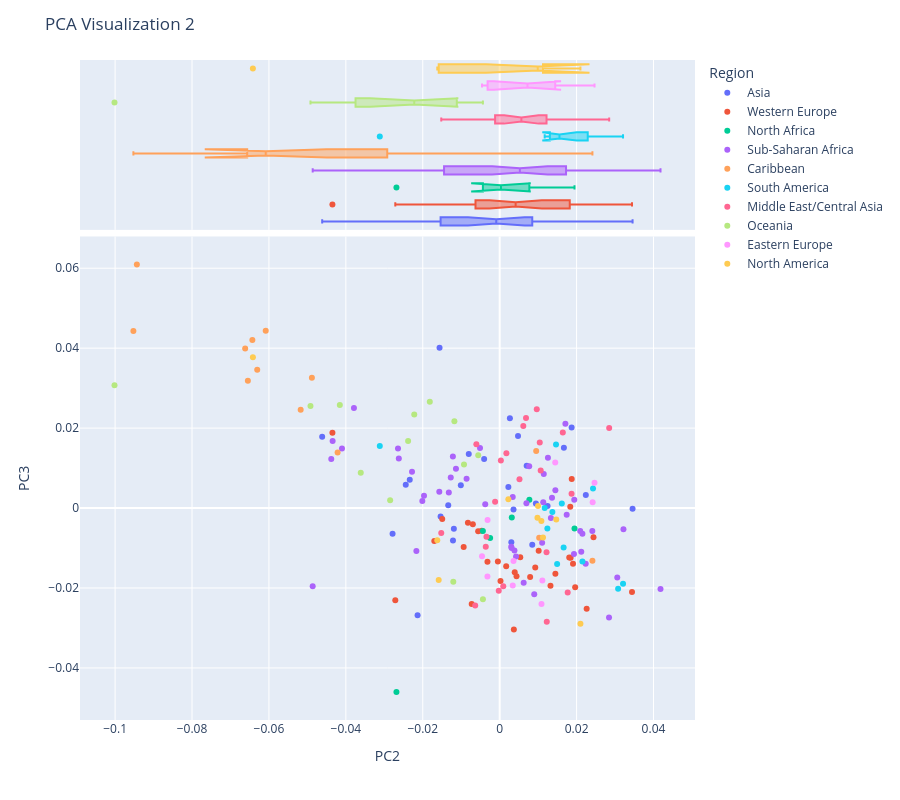
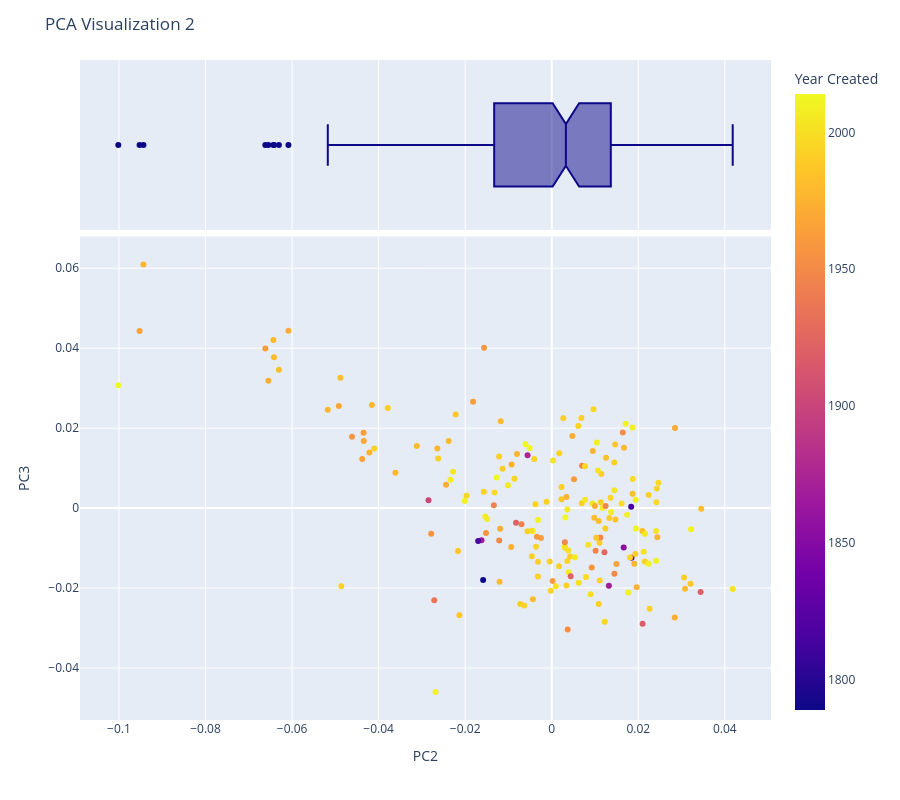
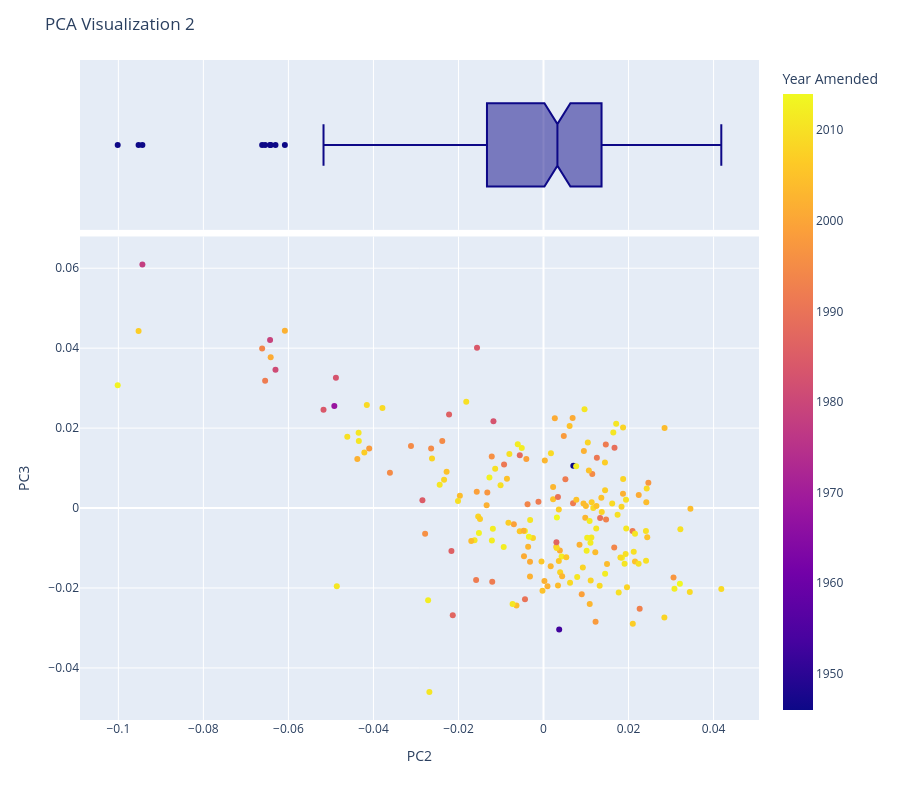
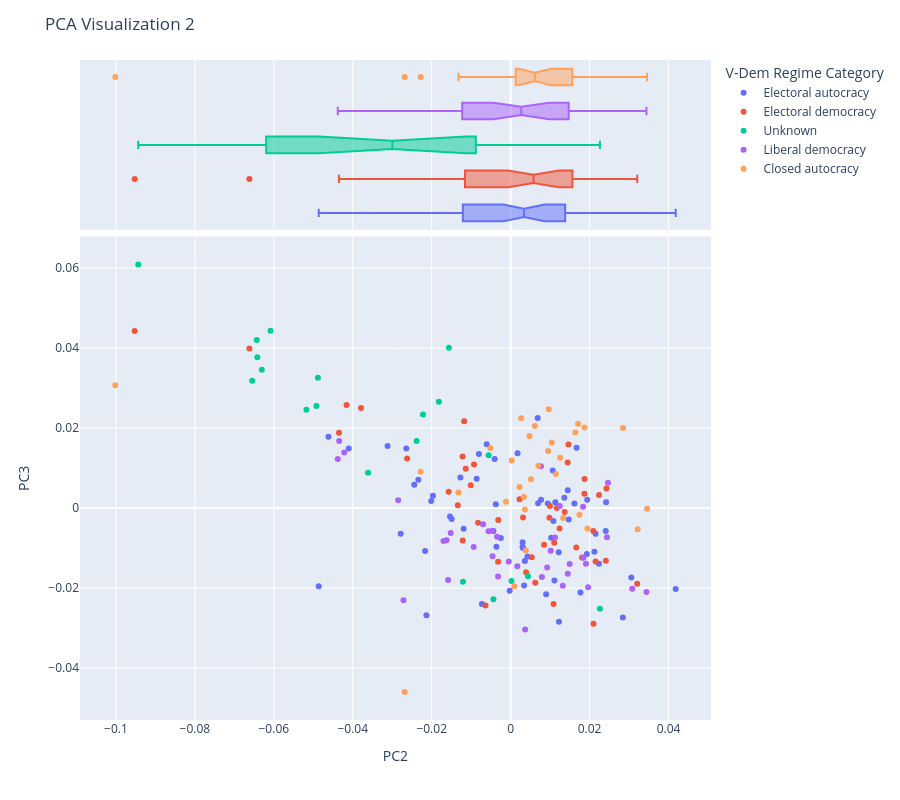

Write notebook code for charts like these, in order.
### Code cell
# Visualization 2: country_id plots in the PC2 and PC3 space with region, years, and V-Dem categories.
VIS_PC23_DOC_REGION = vis_pcs(PCA_COUNTRY, 2, 3, 'region_compressed')
VIS_PC23_DOC_REGION.update_layout(title='PCA Visualization 2')
VIS_PC23_DOC_YEAR_CREATED = vis_pcs(PCA_COUNTRY, 2, 3, 'year_created')
VIS_PC23_DOC_YEAR_CREATED.update_layout(title='PCA Visualization 2')
VIS_PC23_DOC_YEAR = vis_pcs(PCA_COUNTRY, 2, 3, 'year_amended')
VIS_PC23_DOC_YEAR.update_layout(title='PCA Visualization 2')
VIS_PC23_DOC_V2X_REGIME = vis_pcs(PCA_COUNTRY, 2, 3, 'v2x_regime_cat')
VIS_PC23_DOC_V2X_REGIME.update_layout(title='PCA Visualization 2')
VIS_PC23_DOC_V2X_FREEXP_ALTINF = vis_pcs(PCA_COUNTRY, 2, 3, 'v2x_freexp_altinf_cat')
VIS_PC23_DOC_V2X_FREEXP_ALTINF.update_layout(title='PCA Visualization 2')
VIS_PC23_DOC_V2X_RULE = vis_pcs(PCA_COUNTRY, 2, 3, 'v2x_rule_cat')
VIS_PC23_DOC_V2X_RULE.update_layout(title='PCA Visualization 2')
VIS_PC23_LOADINGS = vis_loadings(LOADINGS, 2, 3, top_n=150)
VIS_PC23_LOADINGS.update_layout(title='PCA Visualization 2')
VIS_PC23_DOC_REGION.show()
VIS_PC23_DOC_YEAR_CREATED.show()
VIS_PC23_DOC_YEAR.show()
VIS_PC23_DOC_V2X_REGIME.show()
VIS_PC23_DOC_V2X_FREEXP_ALTINF.show()
VIS_PC23_DOC_V2X_RULE.show()
VIS_PC23_LOADINGS.show()
